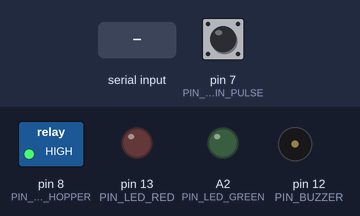
This sketch was run on a simulated Arduino Uno, built with avr-gcc and run on an emulated ATmega328P. On the bench: switched loads named in the sketch (green lamp = pin HIGH), output pins drawn as LEDs (lit = HIGH), buzzer (waves = sounding, pin HIGH). Dashed ring = blinking. The inputs (shaded band) are chosen by the test bench; at power-on: pin 7 (PIN_COIN_PULSE) HIGH. The modem accepts every AT command (registered, SIM ready, sends succeed) and sends nothing else; what the sketch prints to the serial monitor is not drawn.

Above: at 3.9 s.
4.0 s: "1" received over Serial
At 5.2 s:
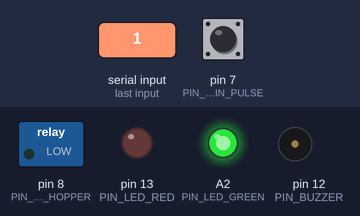
5.5 s: pin 7 (PIN_COIN_PULSE) pulled LOW for 0.15 s
At 6.0 s:
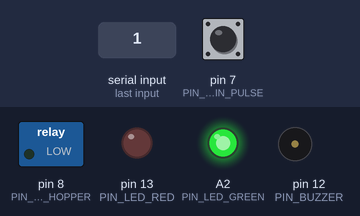
8.6 s: byte 113 ('q') received over Serial
At 9.3 s:
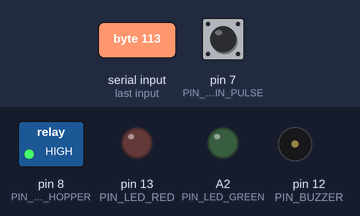
10.1 s: "2" received over Serial
At 15.26 s:
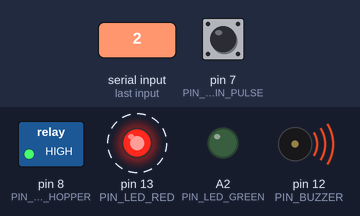
Timing chart, 0 to 17.3 s (numbered marks = the images above; inputs shaded):
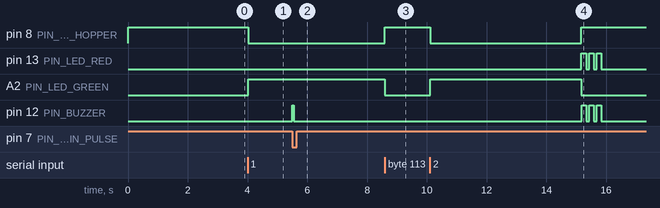

Measured:
- after the input at 4.0 s, pin 8 (PIN_RELAY_HOPPER): HIGH → LOW at once; A2 (PIN_LED_GREEN): LOW → HIGH at once
- after the input at 5.5 s, pin 12 (PIN_BUZZER): LOW → HIGH at once, → LOW 0.04 s later
- after the input at 8.6 s, pin 8 (PIN_RELAY_HOPPER): LOW → HIGH at once; A2 (PIN_LED_GREEN): HIGH → LOW at once
- after the input at 10.1 s, pin 8 (PIN_RELAY_HOPPER): HIGH → LOW at once, → HIGH 5.0 s later; pin 13 (PIN_LED_RED), pin 12 (PIN_BUZZER): alternates HIGH for 0.15 s and LOW for 0.10 s, 6 changes in all, then stays LOW, starting after 5.1 s; A2 (PIN_LED_GREEN): LOW → HIGH at once, → LOW 5.0 s later

The sketch:

08_coin_hopper_gsm_low_coin_test.ino
```cpp
/*
 * PCBCES - Test 08: Coin Hopper & GSM SMS Low-Coin / Jam Alert Test
 * Hardware: Arduino Uno, 5V Relay, 12V/220V Coin Hopper, SIM900A / SIM800L GSM Module
 * Last Updated: 2026-09-18 22:20:00 (+08:00)
 *
 * Pin Connections:
 * - Pin D8  -> 5V Relay Module IN (Switches Coin Hopper Motor Power)
 * - Pin D7  -> Coin Hopper Pulse Line (Optical sensor falling edge, 1 pulse = 1 PHP)
 * - Pin D11 -> GSM TX Pin (SIM900A 5VT / SIM800L TX) -> SoftwareSerial RX
 * - Pin A3  -> GSM RX Pin (SIM900A 5VR / SIM800L RX) -> SoftwareSerial TX
 * - Pin D12 -> Active 5V Buzzer (Audio Alert on Timeout/Jam)
 * - Pin D13 -> Red LED (Visual Fault Alert)
 * - Pin A2  -> Green LED (Dispensing Indicator)
 *
 * Safety & Autonomous Alert Logic:
 * - Motor auto-cutoff: If the hopper motor is running and NO coin pulse is detected
 *   for 5 SECONDS (5000 ms), the motor is instantly halted to prevent dry spinning.
 * - Automated SMS Dispatch: When the 5-second timeout fires, the GSM module automatically
 *   dispatches an emergency SMS alert to the administrator phone:
 *   "ALERT: PCBCES Coin Hopper is EMPTY or JAMMED! No coin dispensed for 5 seconds..."
 */

#include <SoftwareSerial.h>

// SoftwareSerial (RX on D11 from GSM TX, TX on A3 to GSM RX)
SoftwareSerial gsm(11, A3);

// Hardware Pins
const int PIN_RELAY_HOPPER = 8;
const int PIN_COIN_PULSE   = 7;
const int PIN_BUZZER       = 12;
const int PIN_LED_RED      = 13;
const int PIN_LED_GREEN    = A2;

// Safety Cutoff Threshold
const unsigned long COIN_TIMEOUT_MS = 5000; // 5 seconds with no coin pulse triggers shutdown & SMS

// Target Administrator Phone Numbers (Philippines format: +639XXXXXXXXX or 09XXXXXXXXX)
const char ADMIN_PHONE_1[] = "+639634299114";
const char ADMIN_PHONE_2[] = "+639242074903";

// Runtime Variables
volatile int coinsDispensed = 0;
int currentTargetCoins = 3;
bool isDispensing = false;

int lastPinState = HIGH;
unsigned long lastPulseTime = 0;
unsigned long payoutStartTime = 0;

void soundBeep(int ms = 80) {
  digitalWrite(PIN_BUZZER, HIGH);
  delay(ms);
  digitalWrite(PIN_BUZZER, LOW);
}

void soundAlarm() {
  for (int i = 0; i < 3; i++) {
    digitalWrite(PIN_BUZZER, HIGH);
    digitalWrite(PIN_LED_RED, HIGH);
    delay(150);
    digitalWrite(PIN_BUZZER, LOW);
    digitalWrite(PIN_LED_RED, LOW);
    delay(100);
  }
}

void sendLowCoinToNumber(const char* recipient, int dispensed, int target) {
  Serial.print(F("[GSM ALERT] Recipient: "));
  Serial.println(recipient);

  // Switch GSM to text mode
  gsm.println("AT+CMGF=1");
  delay(400);

  // Set recipient phone number
  gsm.print("AT+CMGS=\"");
  gsm.print(recipient);
  gsm.println("\"");
  delay(400);

  // Compose SMS body
  gsm.print("ALERT: PCBCES Coin Hopper is EMPTY or JAMMED! No coin dispensed for 5 seconds during payout. Dispensed: ");
  gsm.print(dispensed);
  gsm.print("/");
  gsm.print(target);
  gsm.print(" coins. Motor stopped. Please refill 1-peso coins.");
  delay(400);

  // Send Ctrl+Z (ASCII 26) to trigger network transmission
  gsm.write(26);
  Serial.println(F("[GSM ALERT] Waiting for cellular confirmation..."));

  unsigned long startWait = millis();
  while (millis() - startWait < 5000) {
    while (gsm.available()) {
      char c = gsm.read();
      Serial.write(c);
    }
  }
}

void sendLowCoinSMS(int dispensed, int target) {
  Serial.println(F("\n=================================================="));
  Serial.println(F("[GSM ALERT] Dispatching Low-Coin SMS to Admins... "));
  Serial.println(F("=================================================="));
  sendLowCoinToNumber(ADMIN_PHONE_1, dispensed, target);
  delay(2000);
  sendLowCoinToNumber(ADMIN_PHONE_2, dispensed, target);
  Serial.println(F("\n[GSM ALERT] SMS transmission cycle complete for all admins!"));
}

void startPayout(int target) {
  currentTargetCoins = target;
  coinsDispensed = 0;

  Serial.println();
  Serial.println(F("--------------------------------------------------"));
  Serial.print(F(">>> STARTING PAYOUT: Target = "));
  Serial.print(target);
  Serial.print(F(" Coins (₱"));
  Serial.print(target);
  Serial.println(F(".00 PHP)"));
  Serial.println(F(">>> Relay ON -> Monitoring optical pulses on D7..."));
  Serial.println(F(">>> 5-Second Timeout Active: Will stop & send SMS if empty."));
  Serial.println(F("--------------------------------------------------"));

  digitalWrite(PIN_LED_GREEN, HIGH);
  digitalWrite(PIN_LED_RED, LOW);

  // Turn Relay ON (Active LOW triggers 12V/220V hopper motor)
  digitalWrite(PIN_RELAY_HOPPER, LOW);
  payoutStartTime = millis();
  isDispensing = true;

  // Mask electrical relay contact transient
  delay(50);
  lastPinState = digitalRead(PIN_COIN_PULSE);
  lastPulseTime = millis();
}

void stopPayout() {
  // Turn Hopper Relay OFF
  digitalWrite(PIN_RELAY_HOPPER, HIGH);
  digitalWrite(PIN_LED_GREEN, LOW);
  digitalWrite(PIN_LED_RED, LOW);
  isDispensing = false;

  soundBeep(100);
  delay(100);
  soundBeep(100);

  Serial.println();
  Serial.println(F("=================================================="));
  Serial.print(F(">>> PAYOUT SUCCESS! Dispensed: "));
  Serial.print(coinsDispensed);
  Serial.print(F(" / "));
  Serial.print(currentTargetCoins);
  Serial.println(F(" Coins."));
  Serial.println(F(">>> Relay OFF -> Motor Stopped. Hopper Healthy."));
  Serial.println(F("=================================================="));
  Serial.println(F("Enter '1' (3 coins) or '2' (20 coins) to test again."));
}

void timeoutPayout() {
  // Cut power to hopper motor immediately
  digitalWrite(PIN_RELAY_HOPPER, HIGH);
  digitalWrite(PIN_LED_GREEN, LOW);
  digitalWrite(PIN_LED_RED, HIGH);
  isDispensing = false;

  Serial.println();
  Serial.println(F("!!!!!!!!!!!!!!!!!!!!!!!!!!!!!!!!!!!!!!!!!!!!!!!!!!"));
  Serial.println(F(">>> [SAFETY TIMEOUT] NO COIN DETECTED FOR 5 SECONDS!"));
  Serial.print(F(">>> Coins Dispensed: "));
  Serial.print(coinsDispensed);
  Serial.print(F(" / "));
  Serial.println(currentTargetCoins);
  Serial.println(F(">>> Motor HALTED to protect hardware."));
  Serial.println(F(">>> Triggering automated SMS alert via GSM module..."));
  Serial.println(F("!!!!!!!!!!!!!!!!!!!!!!!!!!!!!!!!!!!!!!!!!!!!!!!!!!"));

  // Sound alarm
  soundAlarm();

  // Trigger automated SMS alert to admin phone
  sendLowCoinSMS(coinsDispensed, currentTargetCoins);

  Serial.println(F("\nRefill coins into hopper, then enter '1' or '2' to test again."));
}

bool autoSyncGSMBaud() {
  const long candidateBauds[] = { 9600, 115200, 38400, 19200, 57600, 4800 };
  const int count = sizeof(candidateBauds) / sizeof(candidateBauds[0]);

  Serial.println(F("[GSM] Probing communication baud rates..."));

  for (int i = 0; i < count; i++) {
    long testBaud = candidateBauds[i];
    Serial.print(F("  -> Testing "));
    Serial.print(testBaud);
    Serial.print(F(" baud... "));

    gsm.begin(testBaud);
    delay(150);
    while (gsm.available()) gsm.read();

    bool detected = false;
    for (int attempt = 0; attempt < 3; attempt++) {
      gsm.print("AT\r\n");
      unsigned long start = millis();
      String resp = "";
      while (millis() - start < 450) {
        while (gsm.available()) {
          char c = gsm.read();
          resp += c;
          if (resp.indexOf("OK") != -1) {
            detected = true;
            break;
          }
        }
        if (detected) break;
      }
      if (detected) break;
      delay(150);
    }

    if (detected) {
      Serial.println(F("[LOCKED! Handshake OK]"));
      if (testBaud != 9600) {
        Serial.println(F("  -> Reconfiguring module to 9600 baud for stable SoftwareSerial..."));
        gsm.print("AT+IPR=9600\r\n");
        delay(250);
        gsm.print("AT&W\r\n");
        delay(250);
        gsm.begin(9600);
        delay(150);
        while (gsm.available()) gsm.read();
        Serial.println(F("  -> Module baud locked to 9600 permanently!"));
      }
      return true;
    } else {
      Serial.println(F("[No reply]"));
    }
  }

  // Fallback: Default to 9600 and train autobaud
  Serial.println(F("[WARN] No standard response. Training auto-baud at 9600 baud..."));
  gsm.begin(9600);
  delay(200);
  for (int i = 0; i < 5; i++) {
    gsm.print("AT\r\n");
    delay(300);
  }
  while (gsm.available()) gsm.read();
  return false;
}

void setup() {
  Serial.begin(115200);

  // Relay Setup (Active LOW: HIGH = OFF)
  pinMode(PIN_RELAY_HOPPER, OUTPUT);
  digitalWrite(PIN_RELAY_HOPPER, HIGH);

  // Coin Sensor Input (Active LOW optical pulse)
  pinMode(PIN_COIN_PULSE, INPUT_PULLUP);
  lastPinState = digitalRead(PIN_COIN_PULSE);

  // Audio / Visual Indicators
  pinMode(PIN_BUZZER, OUTPUT);
  pinMode(PIN_LED_RED, OUTPUT);
  pinMode(PIN_LED_GREEN, OUTPUT);

  digitalWrite(PIN_BUZZER, LOW);
  digitalWrite(PIN_LED_RED, LOW);
  digitalWrite(PIN_LED_GREEN, LOW);

  // Synchronize GSM Auto-Baud (SIM900A / SIM800L)
  delay(2500);
  autoSyncGSMBaud();

  Serial.println(F("=================================================="));
  Serial.println(F(" PCBCES Test 08: Hopper & GSM Low-Coin / Jam Test "));
  Serial.println(F(" Relay: D8 | Pulse: D7 | GSM: 5VT->D11, 5VR<-A3   "));
  Serial.println(F(" Logic: 5-Second No-Coin Cutoff -> Automated SMS  "));
  Serial.println(F("=================================================="));
  Serial.println(F("Commands:"));
  Serial.println(F(" '1' -> Test Dispense 3 Coins  (₱3.00 Payout)"));
  Serial.println(F(" '2' -> Test Dispense 20 Coins (₱20.00 Payout)"));
  Serial.println(F(" 'm' -> Manual Low-Coin SMS Test (Direct Trigger)"));
  Serial.println(F(" 's' -> Query GSM Signal Quality (AT+CSQ)"));
  Serial.println(F(" 'n' -> Query GSM Network Registration (AT+CREG?)"));
  Serial.println(F("=================================================="));
}

void loop() {
  // Handle active dispensing state
  if (isDispensing) {
    int curState = digitalRead(PIN_COIN_PULSE);
    unsigned long now = millis();

    // Falling edge pulse detection (Coin passing optical slot)
    // Masks first 100ms inrush noise and requires 35ms pulse separation
    if (curState != lastPinState) {
      if (curState == LOW && (now - payoutStartTime > 100) && (now - lastPulseTime > 35)) {
        coinsDispensed++;
        lastPulseTime = now;
        soundBeep(40);

        Serial.print(F("[COIN DETECTED] Count: "));
        Serial.print(coinsDispensed);
        Serial.print(F(" / "));
        Serial.print(currentTargetCoins);
        Serial.print(F(" (Elapsed: "));
        Serial.print(now - payoutStartTime);
        Serial.println(F(" ms)"));
      }
      lastPinState = curState;
    }

    // Condition A: Target reached successfully!
    if (coinsDispensed >= currentTargetCoins) {
      stopPayout();
    }
    // Condition B: 5 seconds with NO coin detected -> Low coin / Empty hopper timeout!
    else if (now - lastPulseTime >= COIN_TIMEOUT_MS) {
      timeoutPayout();
    }
  }

  // Serial Monitor Command Handler
  if (Serial.available()) {
    char c = Serial.read();
    if (!isDispensing) {
      if (c == '1') {
        startPayout(3);
      } else if (c == '2') {
        startPayout(20);
      } else if (c == 'm' || c == 'M') {
        sendLowCoinSMS(0, 3);
      } else if (c == 's' || c == 'S') {
        Serial.println(F("\n>> AT+CSQ (Signal Quality)"));
        gsm.println("AT+CSQ");
      } else if (c == 'n' || c == 'N') {
        Serial.println(F("\n>> AT+CREG? (Network Status)"));
        gsm.println("AT+CREG?");
      } else {
        gsm.write(c);
      }
    } else {
      if (c == 'x' || c == 'X' || c == 'q' || c == 'Q') {
        Serial.println(F("\n>>> Manual Abort Requested. Stopping Motor."));
        digitalWrite(PIN_RELAY_HOPPER, HIGH);
        digitalWrite(PIN_LED_GREEN, LOW);
        isDispensing = false;
      }
    }
  }

  // Forward GSM responses to Serial Monitor
  if (gsm.available()) {
    Serial.write(gsm.read());
  }
}
```
